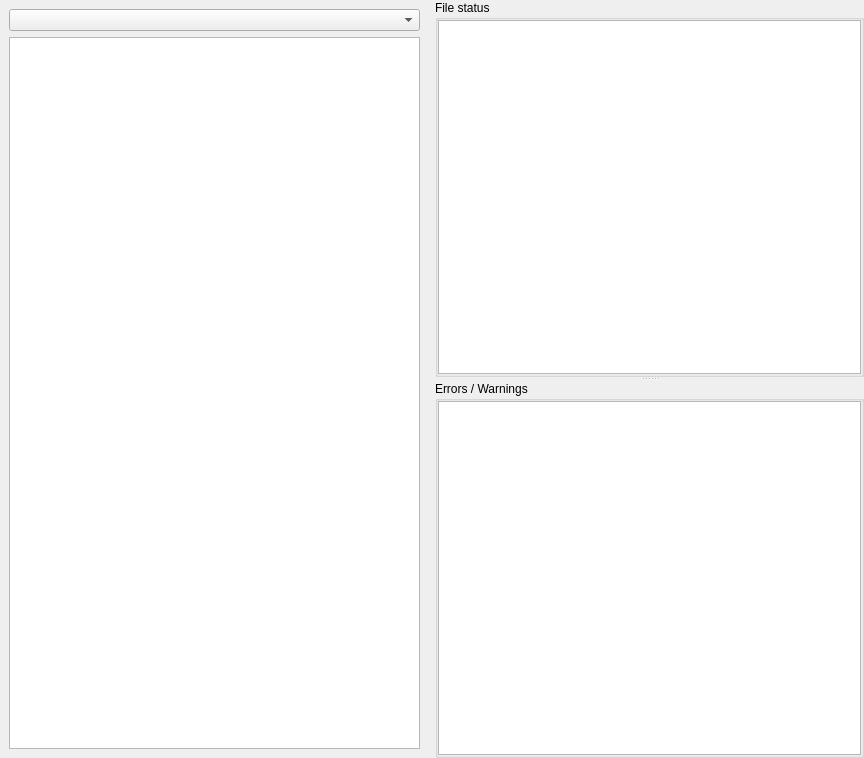
<?xml version="1.0" encoding="UTF-8"?>
<ui version="4.0">
 <class>tronNtcElectWidget</class>
 <widget class="QWidget" name="tronNtcElectWidget">
  <property name="geometry">
   <rect>
    <x>0</x>
    <y>0</y>
    <width>864</width>
    <height>758</height>
   </rect>
  </property>
  <property name="sizePolicy">
   <sizepolicy hsizetype="Maximum" vsizetype="Preferred">
    <horstretch>0</horstretch>
    <verstretch>0</verstretch>
   </sizepolicy>
  </property>
  <layout class="QHBoxLayout" name="horizontalLayout">
   <property name="leftMargin">
    <number>0</number>
   </property>
   <property name="topMargin">
    <number>0</number>
   </property>
   <property name="rightMargin">
    <number>0</number>
   </property>
   <property name="bottomMargin">
    <number>0</number>
   </property>
   <item>
    <widget class="QWidget" name="browser_widget" native="true">
     <layout class="QGridLayout" name="gridLayout_2">
      <item row="1" column="0" colspan="2">
       <widget class="QTreeWidget" name="browser_treeWidget">
        <attribute name="headerVisible">
         <bool>false</bool>
        </attribute>
        <column>
         <property name="text">
          <string notr="true">1</string>
         </property>
        </column>
       </widget>
      </item>
      <item row="0" column="0" colspan="2">
       <widget class="QComboBox" name="comboBox">
        <property name="sizeAdjustPolicy">
         <enum>QComboBox::AdjustToContents</enum>
        </property>
       </widget>
      </item>
     </layout>
    </widget>
   </item>
   <item>
    <widget class="QSplitter" name="splitter">
     <property name="orientation">
      <enum>Qt::Vertical</enum>
     </property>
     <widget class="QGroupBox" name="fileContent_groupBox">
      <property name="sizePolicy">
       <sizepolicy hsizetype="Preferred" vsizetype="Preferred">
        <horstretch>1</horstretch>
        <verstretch>2</verstretch>
       </sizepolicy>
      </property>
      <property name="baseSize">
       <size>
        <width>0</width>
        <height>2</height>
       </size>
      </property>
      <property name="title">
       <string>File status</string>
      </property>
      <layout class="QVBoxLayout" name="verticalLayout_2">
       <property name="spacing">
        <number>0</number>
       </property>
       <property name="leftMargin">
        <number>0</number>
       </property>
       <property name="topMargin">
        <number>0</number>
       </property>
       <property name="rightMargin">
        <number>0</number>
       </property>
       <property name="bottomMargin">
        <number>0</number>
       </property>
       <item>
        <widget class="QStackedWidget" name="stackedWidget">
         <property name="currentIndex">
          <number>0</number>
         </property>
         <widget class="QWidget" name="page">
          <layout class="QVBoxLayout" name="verticalLayout_3">
           <property name="spacing">
            <number>0</number>
           </property>
           <property name="leftMargin">
            <number>0</number>
           </property>
           <property name="topMargin">
            <number>0</number>
           </property>
           <property name="rightMargin">
            <number>0</number>
           </property>
           <property name="bottomMargin">
            <number>0</number>
           </property>
           <item>
            <widget class="CodeEditor" name="fileContent_textEdit">
             <property name="enabled">
              <bool>true</bool>
             </property>
             <property name="sizePolicy">
              <sizepolicy hsizetype="Expanding" vsizetype="Expanding">
               <horstretch>2</horstretch>
               <verstretch>0</verstretch>
              </sizepolicy>
             </property>
             <property name="baseSize">
              <size>
               <width>0</width>
               <height>2</height>
              </size>
             </property>
             <property name="frameShadow">
              <enum>QFrame::Plain</enum>
             </property>
             <property name="lineWidth">
              <number>1</number>
             </property>
             <property name="undoRedoEnabled">
              <bool>true</bool>
             </property>
             <property name="readOnly">
              <bool>false</bool>
             </property>
            </widget>
           </item>
          </layout>
         </widget>
         <widget class="QWidget" name="page_2">
          <layout class="QVBoxLayout" name="verticalLayout_4">
           <property name="spacing">
            <number>0</number>
           </property>
           <property name="leftMargin">
            <number>0</number>
           </property>
           <property name="topMargin">
            <number>0</number>
           </property>
           <property name="rightMargin">
            <number>0</number>
           </property>
           <property name="bottomMargin">
            <number>0</number>
           </property>
           <item>
            <widget class="QTextBrowser" name="fileStatus_textBrowser"/>
           </item>
          </layout>
         </widget>
        </widget>
       </item>
      </layout>
     </widget>
     <widget class="QGroupBox" name="errorsWarn_groupBox">
      <property name="sizePolicy">
       <sizepolicy hsizetype="Preferred" vsizetype="Preferred">
        <horstretch>2</horstretch>
        <verstretch>2</verstretch>
       </sizepolicy>
      </property>
      <property name="baseSize">
       <size>
        <width>0</width>
        <height>1</height>
       </size>
      </property>
      <property name="title">
       <string>Errors / Warnings</string>
      </property>
      <layout class="QGridLayout" name="gridLayout">
       <property name="leftMargin">
        <number>0</number>
       </property>
       <property name="topMargin">
        <number>0</number>
       </property>
       <property name="rightMargin">
        <number>0</number>
       </property>
       <property name="bottomMargin">
        <number>0</number>
       </property>
       <property name="spacing">
        <number>0</number>
       </property>
       <item row="0" column="0">
        <widget class="QTextBrowser" name="errorsWarn_textBrowser">
         <property name="sizePolicy">
          <sizepolicy hsizetype="Expanding" vsizetype="Expanding">
           <horstretch>0</horstretch>
           <verstretch>0</verstretch>
          </sizepolicy>
         </property>
         <property name="baseSize">
          <size>
           <width>0</width>
           <height>1</height>
          </size>
         </property>
         <property name="readOnly">
          <bool>true</bool>
         </property>
         <property name="textInteractionFlags">
          <set>Qt::TextBrowserInteraction</set>
         </property>
         <property name="openExternalLinks">
          <bool>false</bool>
         </property>
         <property name="openLinks">
          <bool>false</bool>
         </property>
        </widget>
       </item>
      </layout>
     </widget>
    </widget>
   </item>
  </layout>
 </widget>
 <customwidgets>
  <customwidget>
   <class>CodeEditor</class>
   <extends>QPlainTextEdit</extends>
   <header>codeeditor.h</header>
  </customwidget>
 </customwidgets>
 <resources/>
 <connections/>
</ui>
